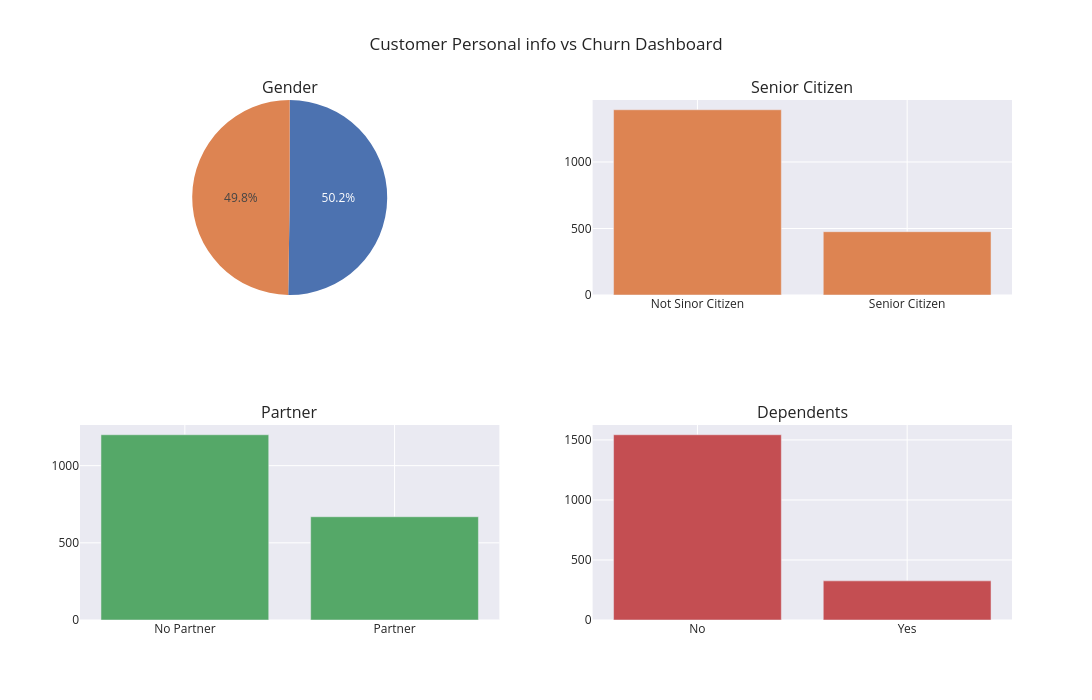

The notebook cell this image was saved under:
### Code cell
#Dashboard Churn vs Customer Personal info

import plotly.graph_objects as go
from plotly.subplots import make_subplots

fig = make_subplots(
    rows=2,
    cols=2,
    subplot_titles=(
        "Gender",
        "Senior Citizen",
        "Partner",
        "Dependents"
    ),
    specs=[                                          #Grid Structure , xy for bar , sctter , hist
        [{"type": "domain"}, {"type": "xy"}],              #domain for pie
        [{"type": "xy"}, {"type": "xy"}]
    ]
)

fig.add_trace(
    go.Pie(
        labels=a.index,
        values=a.values,
        name="Churn by Gender",
        hovertemplate="<b>%{label}</b><br>%{percent}<extra></extra>",
    ),
    row=1,
    col=1
)

fig.add_trace(
    go.Bar(x=['Not Sinor Citizen','Senior Citizen'], y=b.values, name="SeniorCitizen"),
    row=1, col=2
)

fig.add_trace(
    go.Bar(x=['No Partner','Partner'], y=c.values, name="Partner"),
    row=2, col=1
)

fig.add_trace(
    go.Bar(x=d.index, y=d.values, name="Dependents"),
    row=2, col=2
)

# Layout customization
fig.update_layout(
    title="Customer Personal info vs Churn Dashboard",
    height=700,
    width=1100,
    showlegend=False,
    template="seaborn",
)
#Pie
fig.update_traces(
    hovertemplate="<b>%{label}</b><br>Count: %{value}<br>Percentage: %{percent}<extra></extra>",
    selector=dict(type="pie")
)

# Bars
fig.update_traces(
    hovertemplate="<b>%{x}</b><br>Count: %{y}<extra></extra>",
    selector=dict(type="bar")
)

### Figure 1 — Plotly figure (JSON) as saved in the notebook; plotly's stock layout.template omitted (floating-point values rounded to 4 significant figures)
{"data": [{"domain": {"x": [0, 0.45], "y": [0.625, 1]}, "hovertemplate": "<b>%{label}</b><br>Count: %{value}<br>Percentage: %{percent}<extra></extra>", "labels": ["Female", "Male"], "name": "Churn by Gender", "type": "pie", "values": [939, 930]}, {"hovertemplate": "<b>%{x}</b><br>Count: %{y}<extra></extra>", "name": "SeniorCitizen", "type": "bar", "x": ["Not Sinor Citizen", "Senior Citizen"], "xaxis": "x", "y": [1393, 476], "yaxis": "y"}, {"hovertemplate": "<b>%{x}</b><br>Count: %{y}<extra></extra>", "name": "Partner", "type": "bar", "x": ["No Partner", "Partner"], "xaxis": "x2", "y": [1200, 669], "yaxis": "y2"}, {"hovertemplate": "<b>%{x}</b><br>Count: %{y}<extra></extra>", "name": "Dependents", "type": "bar", "x": ["No", "Yes"], "xaxis": "x3", "y": [1543, 326], "yaxis": "y3"}], "layout": {"annotations": [{"font": {"size": 16}, "showarrow": false, "text": "Gender", "x": 0.225, "xanchor": "center", "xref": "paper", "y": 1, "yanchor": "bottom", "yref": "paper"}, {"font": {"size": 16}, "showarrow": false, "text": "Senior Citizen", "x": 0.775, "xanchor": "center", "xref": "paper", "y": 1, "yanchor": "bottom", "yref": "paper"}, {"font": {"size": 16}, "showarrow": false, "text": "Partner", "x": 0.225, "xanchor": "center", "xref": "paper", "y": 0.375, "yanchor": "bottom", "yref": "paper"}, {"font": {"size": 16}, "showarrow": false, "text": "Dependents", "x": 0.775, "xanchor": "center", "xref": "paper", "y": 0.375, "yanchor": "bottom", "yref": "paper"}], "height": 700, "showlegend": false, "title": {"text": "Customer Personal info vs Churn Dashboard"}, "width": 1100, "xaxis": {"anchor": "y", "domain": [0.55, 1]}, "xaxis2": {"anchor": "y2", "domain": [0, 0.45]}, "xaxis3": {"anchor": "y3", "domain": [0.55, 1]}, "yaxis": {"anchor": "x", "domain": [0.625, 1]}, "yaxis2": {"anchor": "x2", "domain": [0, 0.375]}, "yaxis3": {"anchor": "x3", "domain": [0, 0.375]}}}
